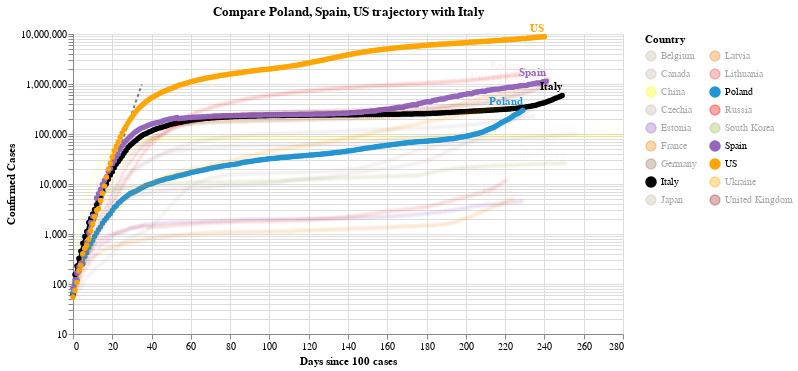

The notebook cell saved with this chart:
### Code cell
#hide_input
chart2 = make_since_chart(dff2, ['Poland', 'Spain', 'US'], baseline_countries)
chart2

### Figure 1 — Vega-Lite specification as saved in the notebook (floating-point values rounded to 4 significant figures; data arrays with more than 128 entries replaced by an {"elided": "..."} marker saying what was removed)
{"config": {"view": {"continuousWidth": 400, "continuousHeight": 300}}, "layer": [{"data": {"name": "data-628230001892d6798b50651be41d1b3e"}, "mark": {"type": "line", "color": "black", "opacity": 0.5, "strokeDash": [3, 3]}, "encoding": {"x": {"type": "quantitative", "field": "Days since 100 cases"}, "y": {"type": "quantitative", "field": "Confirmed Cases"}}}, {"data": {"name": "data-1b775b5240cce83a2ba7a2672ca4637a"}, "mark": {"type": "line", "point": true}, "encoding": {"color": {"type": "nominal", "field": "Country", "legend": {"columns": 2}, "scale": {"domain": ["Belgium", "Canada", "China", "Czechia", "Estonia", "France", "Germany", "Italy", "Japan", "Latvia", "Lithuania", "Poland", "Russia", "South Korea", "Spain", "US", "Ukraine", "United Kingdom"], "range": ["#C1B7AD", "#C1B7AD", "yellow", "#C1B7AD", "#9467bd", "#F58518", "#9D755D", "black", "#C1B7AD", "#F58518", "#E45756", "#2495D3", "red", "#A1BA59", "#9467bd", "orange", "orange", "brown"]}}, "opacity": {"condition": {"value": 1, "selection": "selector004"}, "value": 0.05}, "tooltip": [{"type": "nominal", "field": "Country"}, {"type": "temporal", "field": "Date"}, {"type": "quantitative", "field": "Confirmed Cases"}, {"type": "quantitative", "field": "Days since 100 cases"}], "x": {"type": "quantitative", "field": "Days since 100 cases"}, "y": {"type": "quantitative", "field": "Confirmed Cases", "scale": {"type": "log"}}}, "selection": {"selector004": {"type": "multi", "fields": ["Country"], "bind": "legend", "init": [{"Country": "Poland"}, {"Country": "Spain"}, {"Country": "US"}, {"Country": "Italy"}]}}, "width": 550}, {"data": {"name": "data-1b775b5240cce83a2ba7a2672ca4637a"}, "mark": {"type": "text", "align": "right", "dy": -8, "fontWeight": "bold"}, "encoding": {"color": {"type": "nominal", "field": "Country", "legend": {"columns": 2}, "scale": {"domain": ["Belgium", "Canada", "China", "Czechia", "Estonia", "France", "Germany", "Italy", "Japan", "Latvia", "Lithuania", "Poland", "Russia", "South Korea", "Spain", "US", "Ukraine", "United Kingdom"], "range": ["#C1B7AD", "#C1B7AD", "yellow", "#C1B7AD", "#9467bd", "#F58518", "#9D755D", "black", "#C1B7AD", "#F58518", "#E45756", "#2495D3", "red", "#A1BA59", "#9467bd", "orange", "orange", "brown"]}}, "opacity": {"condition": {"value": 1, "selection": "selector004"}, "value": 0.05}, "text": {"type": "nominal", "field": "Country"}, "tooltip": [{"type": "nominal", "field": "Country"}, {"type": "temporal", "field": "Date"}, {"type": "quantitative", "field": "Confirmed Cases"}, {"type": "quantitative", "field": "Days since 100 cases"}], "x": {"type": "quantitative", "field": "Days since 100 cases"}, "y": {"type": "quantitative", "field": "Confirmed Cases", "scale": {"type": "log"}}}, "transform": [{"filter": "(datum['Date'] >= 1603843200000)"}], "width": 550}], "title": "Compare Poland, Spain, US trajectory with Italy", "$schema": "https://vega.github.io/schema/vega-lite/v4.8.1.json", "datasets": {"data-628230001892d6798b50651be41d1b3e": [{"Days since 100 cases": 0, "Confirmed Cases": 100.0}, {"Days since 100 cases": 1, "Confirmed Cases": 130.0}, {"Days since 100 cases": 2, "Confirmed Cases": 169.0}, {"Days since 100 cases": 3, "Confirmed Cases": 219.7}, {"Days since 100 cases": 4, "Confirmed Cases": 285.6}, {"Days since 100 cases": 5, "Confirmed Cases": 371.3}, {"Days since 100 cases": 6, "Confirmed Cases": 482.7}, {"Days since 100 cases": 7, "Confirmed Cases": 627.5}, {"Days since 100 cases": 8, "Confirmed Cases": 815.7}, {"Days since 100 cases": 9, "Confirmed Cases": 1060.0}, {"Days since 100 cases": 10, "Confirmed Cases": 1379.0}, {"Days since 100 cases": 11, "Confirmed Cases": 1792.0}, {"Days since 100 cases": 12, "Confirmed Cases": 2330.0}, {"Days since 100 cases": 13, "Confirmed Cases": 3029.0}, {"Days since 100 cases": 14, "Confirmed Cases": 3937.0}, {"Days since 100 cases": 15, "Confirmed Cases": 5119.0}, {"Days since 100 cases": 16, "Confirmed Cases": 6654.0}, {"Days since 100 cases": 17, "Confirmed Cases": 8650.0}, {"Days since 100 cases": 18, "Confirmed Cases": 11250.0}, {"Days since 100 cases": 19, "Confirmed Cases": 14620.0}, {"Days since 100 cases": 20, "Confirmed Cases": 19000.0}, {"Days since 100 cases": 21, "Confirmed Cases": 24710.0}, {"Days since 100 cases": 22, "Confirmed Cases": 32120.0}, {"Days since 100 cases": 23, "Confirmed Cases": 41750.0}, {"Days since 100 cases": 24, "Confirmed Cases": 54280.0}, {"Days since 100 cases": 25, "Confirmed Cases": 70560.0}, {"Days since 100 cases": 26, "Confirmed Cases": 91730.0}, {"Days since 100 cases": 27, "Confirmed Cases": 119300.0}, {"Days since 100 cases": 28, "Confirmed Cases": 155000.0}, {"Days since 100 cases": 29, "Confirmed Cases": 201500.0}, {"Days since 100 cases": 30, "Confirmed Cases": 262000.0}, {"Days since 100 cases": 31, "Confirmed Cases": 340600.0}, {"Days since 100 cases": 32, "Confirmed Cases": 442800.0}, {"Days since 100 cases": 33, "Confirmed Cases": 575600.0}, {"Days since 100 cases": 34, "Confirmed Cases": 748300.0}, {"Days since 100 cases": 35, "Confirmed Cases": 972800.0}], "data-1b775b5240cce83a2ba7a2672ca4637a": {"elided": "4317 records"}}}
